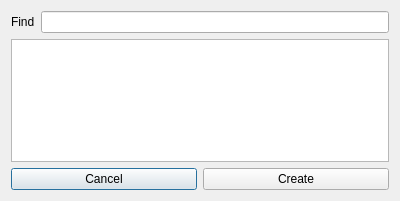
<?xml version="1.0" encoding="UTF-8"?>
<ui version="4.0">
 <class>DialogWithList</class>
 <widget class="QDialog" name="DialogWithList">
  <property name="geometry">
   <rect>
    <x>0</x>
    <y>0</y>
    <width>400</width>
    <height>201</height>
   </rect>
  </property>
  <property name="windowTitle">
   <string>Dialog</string>
  </property>
  <layout class="QVBoxLayout" name="verticalLayout">
   <item>
    <layout class="QHBoxLayout" name="find">
     <item>
      <widget class="QLabel" name="labelFind">
       <property name="text">
        <string>Find</string>
       </property>
      </widget>
     </item>
     <item>
      <widget class="QLineEdit" name="editFind"/>
     </item>
    </layout>
   </item>
   <item>
    <widget class="QTreeView" name="treeView"/>
   </item>
   <item>
    <widget class="QWidget" name="buttons" native="true">
     <layout class="QHBoxLayout" name="horizontalLayout_2">
      <property name="leftMargin">
       <number>0</number>
      </property>
      <property name="topMargin">
       <number>0</number>
      </property>
      <property name="rightMargin">
       <number>0</number>
      </property>
      <property name="bottomMargin">
       <number>0</number>
      </property>
      <item>
       <widget class="QPushButton" name="buttonCancel">
        <property name="text">
         <string>Cancel</string>
        </property>
       </widget>
      </item>
      <item>
       <widget class="QPushButton" name="buttonCreate">
        <property name="text">
         <string>Create</string>
        </property>
       </widget>
      </item>
     </layout>
    </widget>
   </item>
  </layout>
 </widget>
 <resources/>
 <connections/>
</ui>
